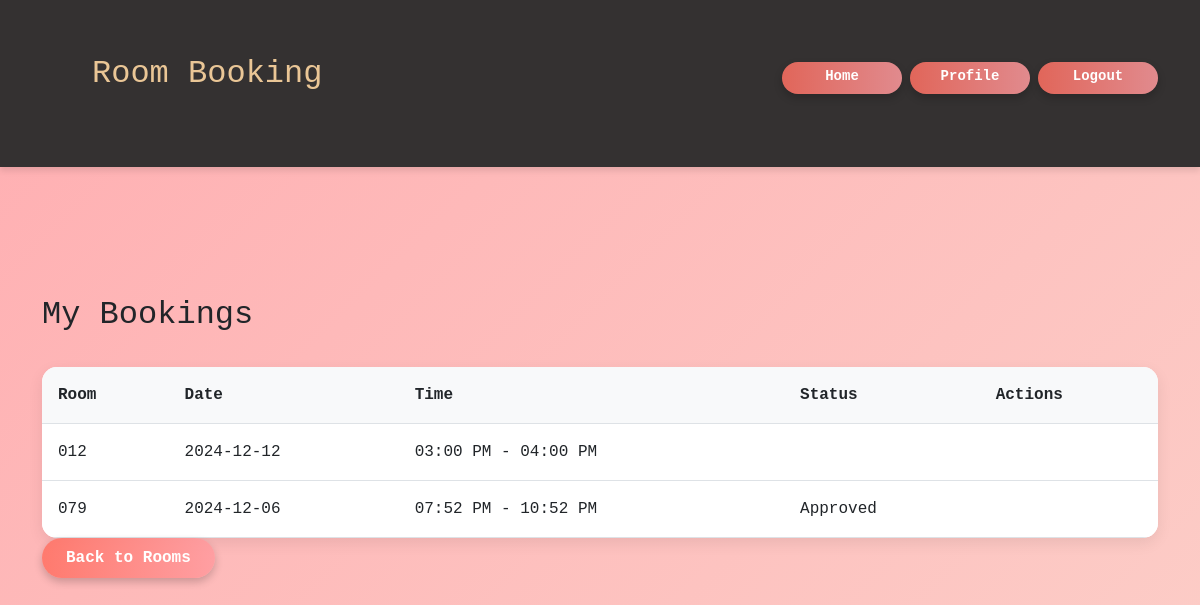
The page /my_bookings.php (signed in) on the database its author committed.
### tables this page shows
CREATE TABLE `bookings` (
  `id` int(11) NOT NULL,
  `room_id` int(11) NOT NULL,
  `student_id` int(11) NOT NULL,
  `timeslot_id` int(11) NOT NULL,
  `booking_date` datetime NOT NULL,
  `status` enum('pending','approved','cancelled') DEFAULT 'pending',
  `created_at` datetime NOT NULL,
  `booking_start_time` time DEFAULT NULL,
  `booking_end_time` time DEFAULT NULL
);

CREATE TABLE `rooms` (
  `id` int(11) NOT NULL,
  `name` varchar(255) NOT NULL,
  `capacity` int(11) NOT NULL,
  `description` text NOT NULL,
  `is_available` tinyint(1) DEFAULT 1
);

CREATE TABLE `timeslots` (
  `id` int(11) NOT NULL,
  `room_id` int(11) NOT NULL,
  `start_time` datetime NOT NULL,
  `end_time` datetime NOT NULL,
  `is_available` tinyint(1) NOT NULL
);

### my_bookings.php (the view, shortened to what this page needs)
<?php
include 'connection.php';
$stmt = $db->prepare("
    SELECT b.*, r.name as room_name,
           t.start_time, t.end_time,
           b.booking_start_time, b.booking_end_time
    FROM bookings b
    JOIN rooms r ON b.room_id = r.id
    LEFT JOIN timeslots t ON b.timeslot_id = t.id
    WHERE b.student_id = ?
    ORDER BY b.created_at DESC
");
$stmt->execute([$_SESSION['user_id']]);
$bookings = $stmt->fetchAll();
?>
<!DOCTYPE html>
<html lang="en">
<head>
    <link href="https://cdn.jsdelivr.net/npm/bootstrap@5.3.0-alpha1/dist/css/bootstrap.min.css" rel="stylesheet">
    <link rel="stylesheet" href="style.css">
</head>
<nav class="navbar" style="background-color: #343131 !important;">
    <div class="container">
        <a class="navbar-brand" href="rooms.php" style="color: #EAC696;"><h2>Room Booking</h2></a>
        <div class="d-flex">
            <a href="rooms.php" class="btn me-2">Home</a>
            <a href="profile.php" class="btn me-2">Profile</a>
            <a href="logout.php" class="btn">Logout</a>
        </div>
    </div>
</nav>
<body>
    <div class="container mt-4">
        <h2>My Bookings</h2>
        <div class="table-responsive">
            <table class="table">
                <thead>
                    <tr>
                        <th>Room</th>
                        <th>Date</th>
                        <th>Time</th>
                        <th>Status</th>
                        <th>Actions</th>
                    </tr>
                </thead>
                <tbody>
                    <?php foreach ($bookings as $booking): ?>
                    <tr>
                        <td><?php echo htmlspecialchars($booking['room_name']); ?></td>
                        <td><?php echo date('Y-m-d', strtotime($booking['booking_start_time'] ?? $booking['start_time'])); ?></td>
                        <td>
                            <?php
                            if (isset($booking['booking_start_time']) && isset($booking['booking_end_time'])) {
                                echo date('h:i A', strtotime($booking['booking_start_time'])) . ' - ' .
                                     date('h:i A', strtotime($booking['booking_end_time']));
                            } else {
                                echo date('h:i A', strtotime($booking['start_time'])) . ' - ' .
                                     date('h:i A', strtotime($booking['end_time']));
                            }
                            ?>
                        </td>
                        <td><?php echo ucfirst($booking['status']); ?></td>
                        <td>
                        </td>
                    </tr>
                    <?php endforeach; ?>
                </tbody>
            </table>
        </div>
        <a href="rooms.php" class="btn btn-secondary">Back to Rooms</a>
    </div>
</body>
</html>

### style.css (style rules this page uses)
body { font-family: 'Poppins', sans-serif; background: linear-gradient(135deg, rgba(255, 154, 158, 0.8), rgba(250, 208, 196, 0.8), rgba(251, 194, 235, 0.8), rgba(161, 140, 209, 0.8)); background-size: 400% 400%; animation: gradientBackground 10s ease infinite; display: flex; justify-content: center; align-items: center; height: 100vh; margin: 0; overflow: hidden; padding-top: 50px !important; }
.navbar { min-height: 20px !important; padding-top: 0.3rem !important; padding-bottom: 1rem !important; }
.navbar-brand { font-size: 1.1rem !important; padding: 50px!important; }
.navbar .btn { padding: 0.25rem 0.75rem !important; font-size: 0.875rem !important; height: 32px !important; }
.table-responsive { margin-top: 2rem; border-radius: 15px; overflow: hidden; box-shadow: 0 5px 15px rgba(0, 0, 0, 0.08); }
.table { margin-bottom: 0; background: rgba(255, 255, 255, 0.8); }
.table th { background: rgba(255, 111, 97, 0.1); padding: 1rem; font-weight: 600; font-family: 'Courier New', Courier, monospace; }
.table td { padding: 1rem; vertical-align: middle; }
.table { background: white; border-radius: 8px; overflow: hidden; box-shadow: 0 2px 4px rgba(0, 0, 0, 0.1); }
.table th { background: #f8f9fa; font-weight: 600; font-family: 'Courier New', Courier, monospace; }
.table td, .table th { padding: 1rem; vertical-align: middle; }

### my_bookings.php (style rules this page uses)
body { padding-top: 70px; height: auto; min-height: 100vh; overflow-y: auto; font-family: "Courier New", Courier, monospace; }
.navbar { background-color: #343131 !important; box-shadow: 0 4px 6px rgba(0,0,0,0.1); position: fixed; width: 100%; top: 0; left: 0; z-index: 1000; padding: 1rem 0; }
.navbar .navbar-brand { color: #EAC696; font-weight: bold; font-family: "Courier New", Courier, monospace; }
.btn { padding: 0.5rem 1.5rem; border: none; border-radius: 30px; background: linear-gradient(90deg, rgba(255, 111, 97, 0.85), rgba(255, 154, 158, 0.85)); color: white; font-size: 1rem; font-weight: 600; cursor: pointer; transition: all 0.3s ease-in-out; box-shadow: 0 4px 8px rgba(0, 0, 0, 0.2); min-width: 120px; }
table th, table td { font-family: "Courier New", Courier, monospace; }

### rows shown on the page
bookings: room.name "012", booking_start_time.start_time "2024-12-12", timeslot.start_time "03:00 PM", timeslot.end_time "04:00 PM"
bookings: room.name "079", booking_start_time.start_time "2024-12-06", timeslot.start_time "07:52 PM", timeslot.end_time "10:52 PM", status "Approved"
